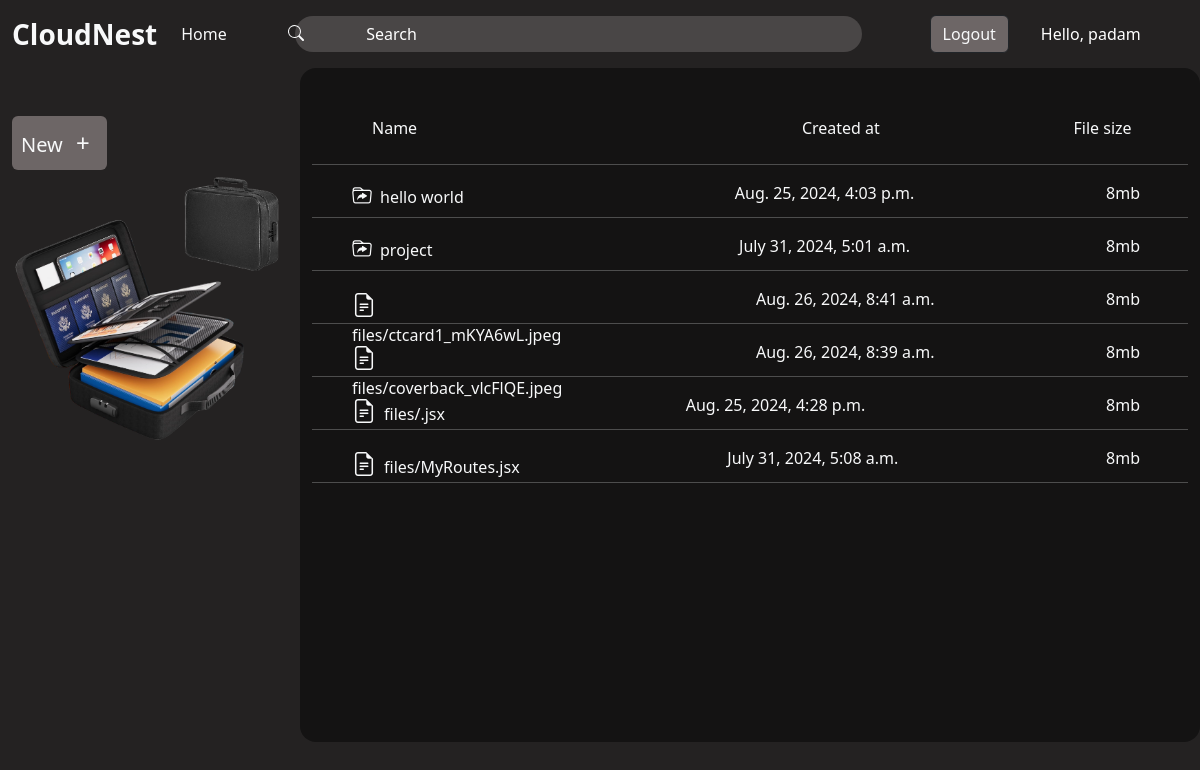
The app's page / (signed in) with its own data.
### drive/models.py (models this page shows, shortened)
class Folder(models.Model):
    folderName= models.CharField(max_length=50,default='Folder',null=True)
    folderUser = models.ForeignKey(User,on_delete=models.CASCADE,null=True)
    created_at = models.DateTimeField(auto_now_add=True)

class File(models.Model):
    file = models.FileField(upload_to='files',null=False)
    fileUser = models.ForeignKey(User,on_delete=models.CASCADE)
    created_at = models.DateTimeField(auto_now_add=True)

### drive/views.py (the view, shortened to what this page needs)
# urls.py: 2. Add a URL to urlpatterns:  path('', views.home, name='home')
def home(request):
    if request.user.is_authenticated:
        folders = Folder.objects.filter(folderUser=request.user).order_by('-id')
        files = File.objects.filter(fileUser=request.user).order_by('-id')
        context = {
        'folders' : folders,
        'files':files
                }
        return render(request,"home.html",context)
    else:
        return render(request,'home.html')

### drive/templates/home.html (shortened to what this page needs)
{% extends 'index.html' %}
{% block content %}
{% load static %}
{% if user.is_authenticated %}
{% include "leftContainer.html" %}
{% include "rightContainer.html" %}
{% endif %}
{% endblock content %}

### templates/header.html (shortened to what this page needs)
{% load static %}
<!DOCTYPE html>
<html lang="en">
  <head>
    <link
      rel="stylesheet"
      href="https://cdn.jsdelivr.net/npm/bootstrap-icons@1.11.3/font/bootstrap-icons.min.css"
    />
  </head>
  <body>
    <nav
      class="navbar navbar-expand-lg"
    >
      <div class="container-fluid ">
        <a class="navbar-brand fs-3 fw-bolder text-light" href="/">CloudNest</a>
        <div class="collapse navbar-collapse" id="navbarTogglerDemo02">
          <ul class="navbar-nav me-auto mb-1 mb-lg-0">
            <li class="nav-item">
              <a class="nav-link active text-light" aria-current="page" href="/"
                >Home</a
              >
            </li>
          </ul>
          {% if user.is_authenticated %}
          <form class="container d-flex  ms-5" role="search">
            <input
              class="form-control me-2 w-100 search_control border-0 px-5"
              type="search"
              placeholder="Search"
              aria-label="Search"
            />
          </form>
          <button type="button" class="btn btn-dark me-3 logoutBtn">
            <a href="/cloudNest/logout/" class="text-light text-decoration-none"
              >Logout</a
            >
          </button>
          <div class="w-25 ms-3 text-white">
            Hello, {{user.username}}
          </div>
          {% endif %}
        </div>
      </div>
    </nav>
  </body>
</html>

### drive/templates/rightContainer.html (shortened to what this page needs)
<!DOCTYPE html>
<html lang="en">
<head>
</head>
<body>
    <div class="container w-75 float-end position-relative me-0 pb-3 right-side-container" style="height:auto;padding-bottom: 23px;">
        <div class="container d-flex justify-content-between w-75 ms-5 mt-5 pb-2 sticky-top  text-light">
            <div class="name w-50">Name</div>
            <div class="owner w-25">Created at</div>
            <div class="file_size " style="margin-right: -20%;">File size</div>
        </div>
        <div class="list-group overflow-y-scroll  p-0" style="height:72.3vh;">
        {% if folders %}
            {% for folder in folders %}
                <div style="position: relative;">
                    <hr class="text-light">
                    <a href="{% url 'folder' folder.id %}" class="double-click-link context_items text-decoration-none text-light d-flex justify-content-between ps-4 pe-4 pt-0" style="height: 20px;">
                        <div class="folder_name w-25 ps-3"><i class="bi bi-folder-symlink pe-2 fs-5"></i>{{folder.folderName}}</div>
                        <div class="folder_name">{{folder.created_at}}</div>
                        <div class="folder_name pe-4">8mb</div>
                    </a>
                </div>
            {% endfor %}
        {% endif %}
        {% if files %}
            {% for file in files %}
                    <div style="position: relative;">
                        <hr class="text-light">
                        <a href="" id="fileRightClick" class="context_items_file text-decoration-none text-light d-flex justify-content-between ps-4 pe-4 pt-0" style="height: 20px;">
                            <div class="folder_name ps-3 file_name_width"><i class="bi bi-file-earmark-text fs-4 pe-2"></i>{{file.file}}</div>
                            <div class="folder_name">{{file.created_at}}</div>
                            <div class="folder_name pe-4">8mb</div>
                        </a>
                    </div>
            {% endfor %}
        {% endif %}
        <hr class="text-light">
    </div>
    </div>
</body>
</html>

### static/CSS/style.css (style rules this page uses)
.btn { background-color: rgb(109, 102, 102)!important; }
.search_control::placeholder { color: white !important; padding-left: 5% !important; }
.search_icon { position: absolute; top: 25px; left: 24%; }
.file_name_width { max-width: 30%; }
.logoutBtn { margin-left: 3rem; }
.right-side-container { background-color: #141313; border-radius: 1rem; }
.navbar { background-color:#242222; }
body { background-color: #242222 !important; }
.search_control { color: white !important; background: #494646 !important; width: 32rem !important; border-radius: 20px !important; }

### records on screen
Folder: folderName "hello world", created_at "Aug. 25, 2024, 4:03 p.m."
Folder: folderName "project", created_at "July 31, 2024, 5:01 a.m."
File: file "files/ctcard1_mKYA6wL.jpeg", created_at "Aug. 26, 2024, 8:41 a.m."
File: file "files/coverback_vlcFlQE.jpeg", created_at "Aug. 26, 2024, 8:39 a.m."
File: file "files/.jsx", created_at "Aug. 25, 2024, 4:28 p.m."
File: file "files/MyRoutes.jsx", created_at "July 31, 2024, 5:08 a.m."

### other values on screen
{{ user.username }} "padam"
